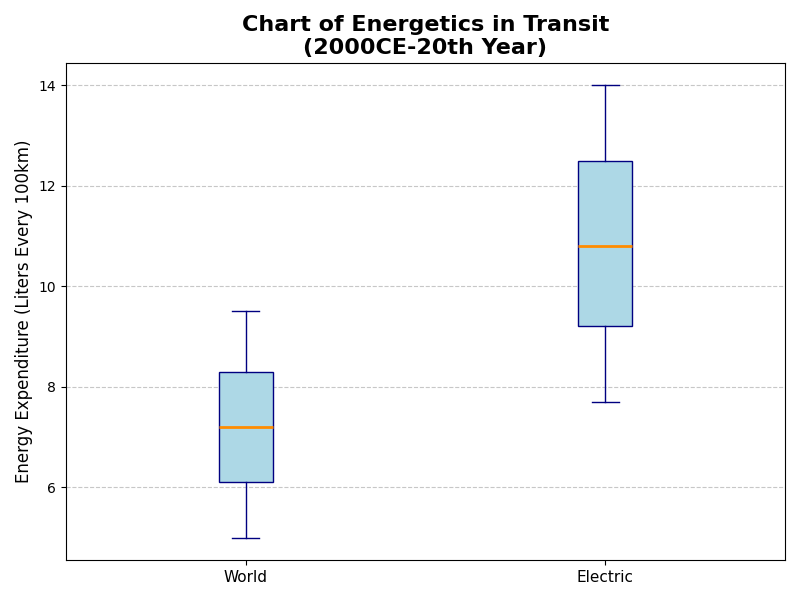

Here is the Python script that generated this plot:
import matplotlib.pyplot as plt

# Data for fuel consumption (liters per 100km) for selected vehicle types from 2000 to 2020
sedans = [9.5, 9.2, 8.9, 8.7, 8.5, 8.3, 8.0, 7.8, 7.6, 7.4, 7.2, 7.0, 6.8, 6.5, 6.3, 6.1, 5.9, 5.7, 5.5, 5.3, 5.0]
suvs = [14.0, 13.8, 13.5, 13.2, 12.8, 12.5, 12.2, 11.8, 11.5, 11.2, 10.8, 10.5, 10.2, 9.8, 9.5, 9.2, 8.9, 8.6, 8.3, 8.0, 7.7]

data = [sedans, suvs]
labels = ['World', 'Electric']

fig, ax = plt.subplots(figsize=(8, 6))

# Applying a single color (e.g., 'lightblue') to all data groups
color = 'lightblue'
box = ax.boxplot(data, vert=True, patch_artist=True, notch=False,
                 boxprops=dict(facecolor=color, color='navy'),
                 whiskerprops=dict(color='navy'),
                 capprops=dict(color='navy'),
                 medianprops=dict(color='darkorange', linewidth=2),
                 flierprops=dict(markerfacecolor='red', marker='o', markersize=8, linestyle='none'))

# Title and labels
ax.set_title("Chart of Energetics in Transit\n(2000CE-20th Year)", fontsize=16, fontweight='bold')
ax.set_ylabel("Energy Expenditure (Liters Every 100km)", fontsize=12)
ax.set_xticks(ticks=[1, 2])
ax.set_xticklabels(labels, fontsize=11)

ax.grid(axis='y', linestyle='--', alpha=0.7)

plt.tight_layout()
plt.show()
